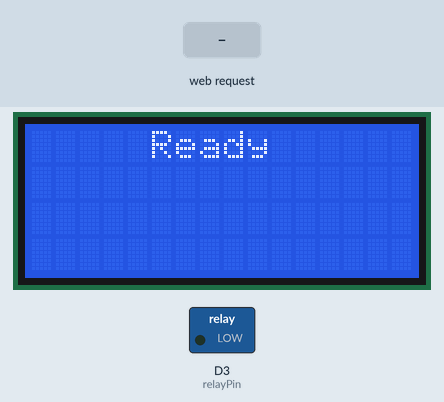
Simulated run of this sketch. Board: ESP8266 (NodeMCU). Parts: 16×4 character LCD, switched loads named in the sketch (green lamp = pin HIGH). The test bench sets the inputs (shaded band). WiFi joins after 1.5 s; servers stay silent unless stated; what the sketch prints to the serial monitor is not drawn.

Above: at 7.8 s.
7.9 s: HTTP request GET /open received
At 8.8 s:
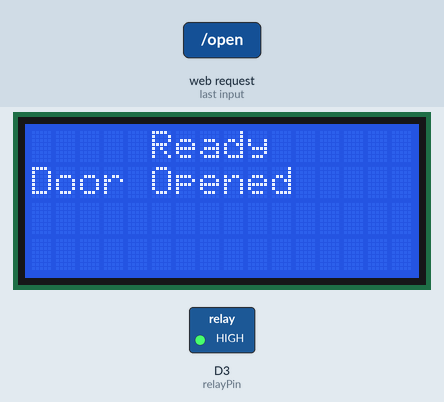
9.4 s: HTTP request GET /close received
At 10.0 s:
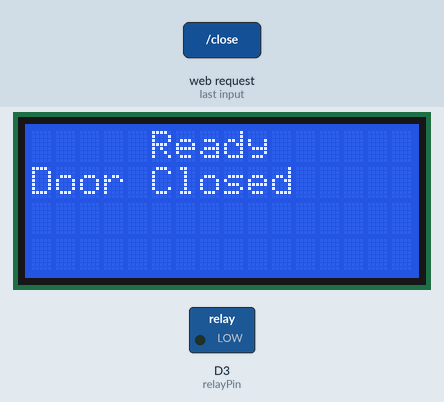
10.9 s: HTTP request GET /display?text=1 received
At 12.1 s:
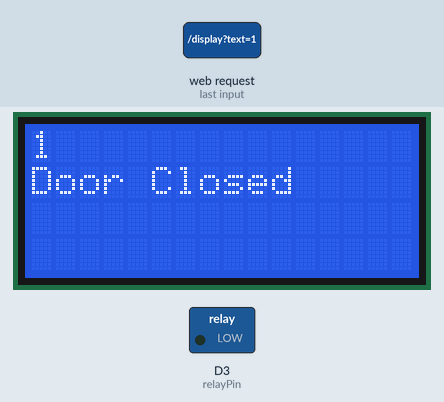
12.4 s: HTTP request GET /open?text=1 received
At 13.4 s:
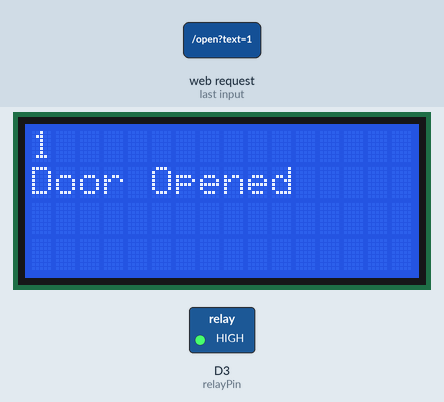
13.9 s: HTTP request GET /close?text=1 received
At 14.6 s:
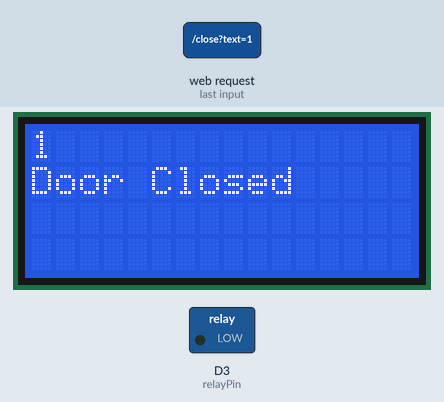
15.4 s: HTTP request GET /open?text=0 received
At 15.7 s:
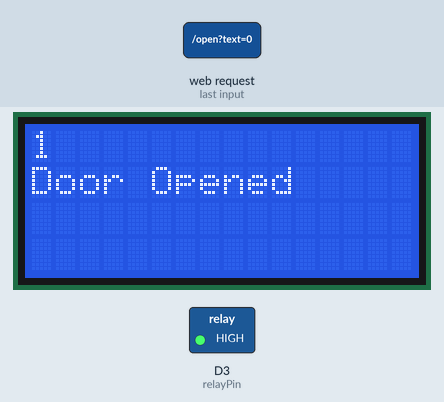
Timing chart, 0 to 17.9 s (numbered marks = the images above; inputs shaded):
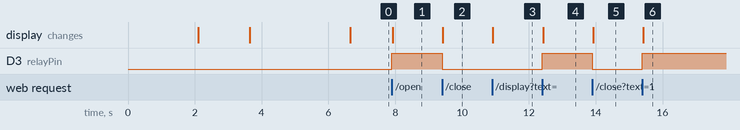

The sketch:

esp8266.ino
```cpp
#include <Wire.h>
#include <LiquidCrystal_I2C.h>
#include <ESP8266WiFi.h>
#include <ESP8266WebServer.h>

// ตั้งค่าหน้าจอ LCD ที่ Address 0x3F ขนาด 16x4
LiquidCrystal_I2C lcd(0x3F, 16, 4);

// ข้อมูล Wi-Fi
const char* ssid = "_thephuuu";
const char* password = "00000000";

// พินที่ต่อกับรีเลย์
const int relayPin = D3;

// ตั้งค่า Web Server ที่พอร์ต 80
ESP8266WebServer server(80);

void setup() {
  Serial.begin(115200);

  // ตั้งค่าหน้าจอ LCD
  lcd.begin();
  lcd.backlight();

  // แสดง "Booting..." กลางจอ
  lcd.setCursor(3, 0);
  lcd.print("Booting...");
  delay(2000);
  lcd.clear();

  // แสดง "Connecting to Wi-Fi..." กลางจอ
  lcd.setCursor(1, 0);
  lcd.print("Connecting to");
  lcd.setCursor(4, 1);
  lcd.print("Wi-Fi...");

  // ตั้งค่าพินรีเลย์
  pinMode(relayPin, OUTPUT);
  digitalWrite(relayPin, LOW); // ตั้งค่าเริ่มต้นเป็นปิดกลอนประตู

  // เชื่อมต่อ Wi-Fi
  WiFi.begin(ssid, password);
  while (WiFi.status() != WL_CONNECTED) {
    delay(500);
    Serial.println("Connecting to Wi-Fi...");
  }

  Serial.println("Wi-Fi connected");

  // แสดง "Wi-Fi Connected!" กลางจอ
  lcd.clear();
  lcd.setCursor(0, 0);
  lcd.print("Wi-Fi Connected!");

  // แสดง IP Address กลางจอ
  lcd.setCursor(1, 1);
  lcd.print("IP Address:");
  lcd.setCursor(0, 2);
  lcd.print(WiFi.localIP().toString());

  delay(3000); // แสดง IP 3 วินาที แล้วล้างหน้าจอ
  lcd.clear();
  lcd.setCursor(5, 0);
  lcd.print("Ready");

  // ตั้งค่าเส้นทาง `/open` สำหรับเปิดประตู
  server.on("/open", []() {
    digitalWrite(relayPin, HIGH); // เปิดรีเลย์
    Serial.println("Door opened.");

    // เคลียร์เฉพาะบรรทัดที่ 2 แล้วแสดงข้อความ
    lcd.setCursor(0, 1);
    lcd.print("                "); // ล้างข้อความเดิม
    lcd.setCursor(0, 1);
    lcd.print("Door Opened");

    server.send(200, "text/plain", "Door opened");
  });

  // ตั้งค่าเส้นทาง `/close` สำหรับปิดประตู
  server.on("/close", []() {
    digitalWrite(relayPin, LOW); // ปิดรีเลย์
    Serial.println("Door closed.");

    // เคลียร์เฉพาะบรรทัดที่ 2 แล้วแสดงข้อความ
    lcd.setCursor(0, 1);
    lcd.print("                "); // ล้างข้อความเดิม
    lcd.setCursor(0, 1);
    lcd.print("Door Closed");

    server.send(200, "text/plain", "Door closed");
  });

  // ตั้งค่าเส้นทาง `/display` สำหรับแสดงข้อความที่บรรทัดที่ 1
  server.on("/display", []() {
    if (server.hasArg("text")) {
      String text = server.arg("text");
      Serial.println("Display: " + text);

      // เคลียร์เฉพาะบรรทัดที่ 1 แล้วแสดงข้อความ
      lcd.setCursor(0, 0);
      lcd.print("                    "); // ล้างข้อความเดิม
      lcd.setCursor(0, 0);
      lcd.print(text);

      server.send(200, "text/plain", "Displayed: " + text);
    } else {
      server.send(400, "text/plain", "No text provided");
    }
  });

  // เริ่มต้น Web Server
  server.begin();
  Serial.println("Web server started");
}

void loop() {
  server.handleClient();
}
```

Measured:
- after the input at 7.9 s, D3 (relayPin): LOW → HIGH at once; the display: changes at once (image 1)
- after the input at 9.4 s, D3 (relayPin): HIGH → LOW at once; the display: changes at once (image 2)
- after the input at 10.9 s, the display: changes at once (image 3)
- after the input at 12.4 s, D3 (relayPin): LOW → HIGH at once; the display: changes at once (image 4)
- after the input at 13.9 s, D3 (relayPin): HIGH → LOW at once; the display: changes at once (image 5)
- after the input at 15.4 s, D3 (relayPin): LOW → HIGH at once; the display: changes at once (image 6)
